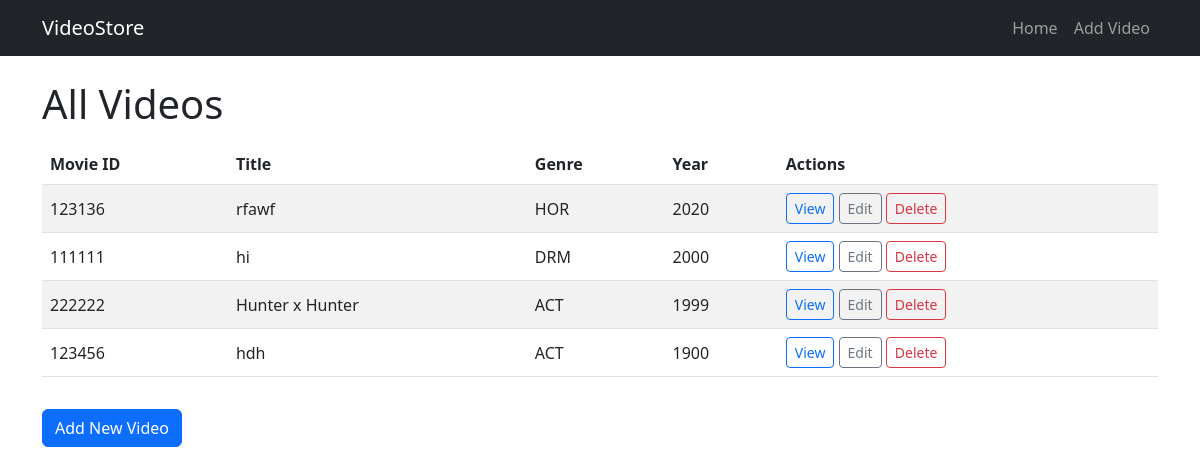
The page / on the database its author committed.
### store/models.py (models this page shows)
class Video(models.Model):
    movie_id = models.IntegerField(
        primary_key=True,
        validators=[
            MinValueValidator(100000),
            MaxValueValidator(999999)
        ])
    movie_title = models.CharField('Title', max_length=200)
    actor1_name = models.CharField('Actor 1', max_length=100, blank=True)
    actor2_name = models.CharField('Actor 2', max_length=100, blank=True)
    director_name = models.CharField('Director', max_length=100, blank=True)
    GENRE_CHOICES = [
        ('COM', 'Comedy'),
        ('ROM', 'Romance'),
        ('ACT', 'Action'),
        ('DRM', 'Drama'),
        ('HOR', 'Horror'),
        ('OTH', 'Other'),
    ]
    movie_genre = models.CharField('Genre', max_length=10, choices=GENRE_CHOICES, default='OTH')
    release_year = models.PositiveIntegerField(
        'Release Year',
        validators=[MinValueValidator(1888), MaxValueValidator(datetime.now().year + 1)]
    )
    DurationMinutes = models.PositiveIntegerField(
        validators=[
            MaxValueValidator(600)
        ]
    )
    Country = models.CharField(max_length=50)
    Rating = models.DecimalField(
        max_digits=4,
        decimal_places=2,
        validators=[MinValueValidator(0), MaxValueValidator(10)]
    )
    '''
    def __str__(self):
        return f"{self.movie_title} ({self.release_year})"
        '''

### store/views.py (the view)
# urls.py: path('', views.video_list, name='video_list'),
def video_list(request):
    videos = Video.objects.all().order_by('-release_year', 'movie_title')
    return render(request, 'store/video_list.html', {'videos': videos})

### store/templates/store/video_list.html
{% extends 'store/base.html' %}
{% block content %}
  <h1 class="mb-3">All Videos</h1>
  {% if videos %}
    <div class="table-responsive">
      <table class="table table-striped align-middle">
        <thead>
          <tr>
            <th>Movie ID</th>
            <th>Title</th>
            <th>Genre</th>
            <th>Year</th>
            <th>Actions</th>
          </tr>
        </thead>
        <tbody>
          {% for v in videos %}
          <tr>
            <td>{{ v.movie_id }}</td>
            <td>{{ v.movie_title }}</td>
            <td>{{ v.movie_genre }}</td>
            <td>{{ v.release_year }}</td>
            <td>
              <a class="btn btn-sm btn-outline-primary" href="{% url 'video_detail' v.pk %}">View</a>
              <a class="btn btn-sm btn-outline-secondary" href="{% url 'video_update' v.pk %}">Edit</a>
              <a class="btn btn-sm btn-outline-danger" href="{% url 'video_delete' v.pk %}">Delete</a>
            </td>
          </tr>
          {% endfor %}
        </tbody>
      </table>
    </div>
  {% else %}
    <p>No videos yet.</p>
  {% endif %}
  <div class="mt-3">
    <a href="{% url 'video_create' %}" class="btn btn-primary">Add New Video</a>
  </div>
{% endblock %}

### store/templates/store/base.html (shortened to what this page needs)
{% load static %}
<!doctype html>
<html lang="en">
  <head>
    <link href="https://cdn.jsdelivr.net/npm/bootstrap@5.2.3/dist/css/bootstrap.min.css" rel="stylesheet">
  </head>
  <body>
    <nav class="navbar navbar-expand-lg navbar-dark bg-dark mb-4">
      <div class="container">
        <a class="navbar-brand" href="{% url 'video_list' %}">VideoStore</a>
        <div class="collapse navbar-collapse">
          <ul class="navbar-nav ms-auto">
            <li class="nav-item"><a class="nav-link" href="{% url 'video_list' %}">Home</a></li>
            <li class="nav-item"><a class="nav-link" href="{% url 'video_create' %}">Add Video</a></li>
          </ul>
        </div>
      </div>
    </nav>
    <main class="container">
      {% block content %}{% endblock %}
    </main>
  </body>
</html>

### rows shown on the page
Video: movie_id "123136", movie_title "rfawf", movie_genre "HOR", release_year "2020"
Video: movie_id "111111", movie_title "hi", movie_genre "DRM", release_year "2000"
Video: movie_id "222222", movie_title "Hunter x Hunter", movie_genre "ACT", release_year "1999"
Video: movie_id "123456", movie_title "hdh", movie_genre "ACT", release_year "1900"
